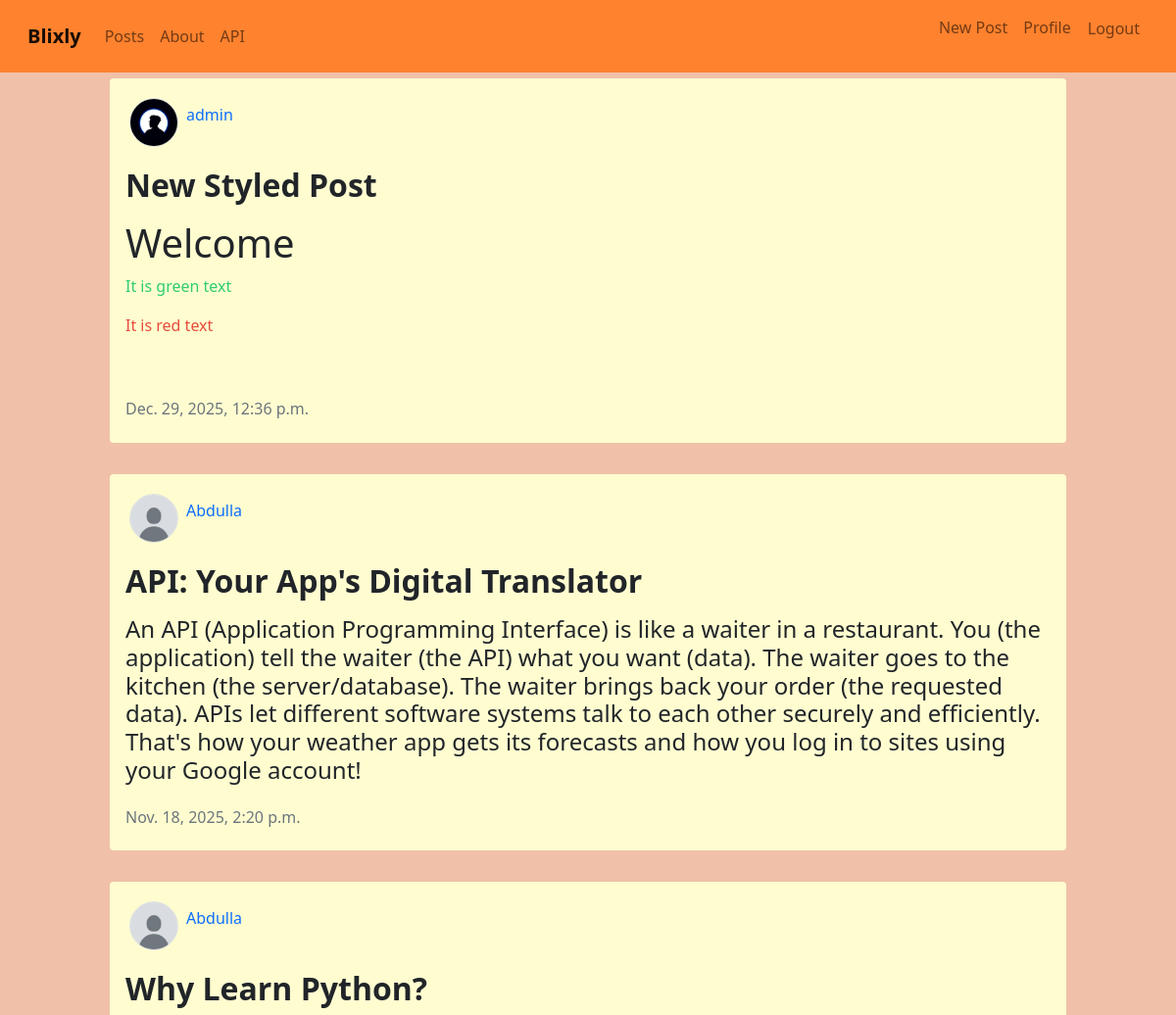
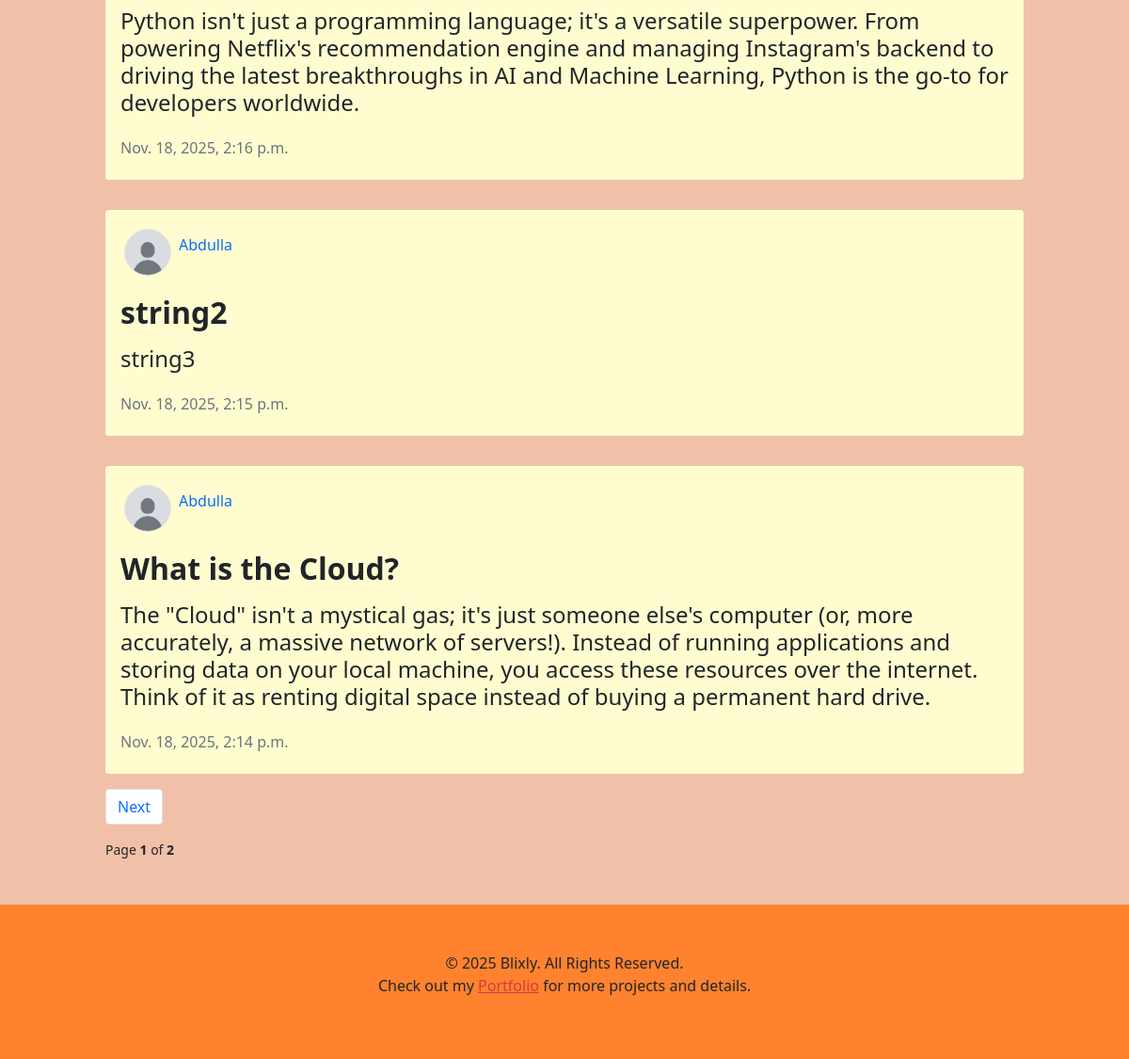
The app's page /posts/ (signed in) with its own data (2 pictures, top to bottom).
### blog/models.py (models this page shows, shortened)
class Post(models.Model):
	title = models.CharField(max_length=100)
	content = RichTextField()
	author = models.ForeignKey(User, on_delete=models.CASCADE, null=True)
	date_posted = models.DateTimeField(auto_now_add=True)
	likes = models.ManyToManyField(User, related_name='likes', blank=True)

### users/models.py (models this page shows, shortened)
class Profile(models.Model):
	user = models.OneToOneField(User, on_delete=models.CASCADE)
	image = models.ImageField(default='default.jpg', upload_to='profie_pics')

### blog/views.py (the view)
# urls.py: path("posts/", views.PostsListView.as_view(), name='posts'),
class PostsListView(ListView):
	model = Post
	template_name ='blog/posts.html'
	context_object_name = 'posts'
	ordering = ['-date_posted']
	paginate_by = 5

### blog/templates/blog/posts.html (shortened to what this page needs)
{% extends 'blog/base.html' %}
{% load static %}
{% block content %}
	<div class="container-fluid my-5 pt-3">
		{% for post in page_obj %}
			<div class="row">
				<div class="col"></div>
				<div class="col-10">
					<div class="my-3 p-3 rounded" style="background-color: #fffdd0; word-wrap: break-word; overflow-wrap: break-word;">
						<div class="d-flex flex-row mb-3">
							<div class="p-1">
								<img src="{{ post.author.profile.image.url }}" alt="image" class="border rounded-circle" style="width: 50px; height: 50px;">
							</div>
							<div class="p-1 mt-2">
								<a href="{% url 'author-posts' post.author.username %}" class="h6 text-decoration-none">{{ post.author }}</a>
							</div>
						</div>
						<a href="{% url 'post-detail' post.pk %}" class="text-decoration-none link-dark">
							<h2 class="fw-bold mb-3">{{ post.title }}</h2>
						</a>
						<h4>{{ post.content|safe }}</h4>
						<div class="mt-4 text-muted h6">{{ post.date_posted }}</div>
					</div>
				</div>
				<div class="col"></div>
			</div>
		{% endfor %}
			<div class="row">
				<div class="col"></div>
				<div class="col-10">
					<ul class="pagination">
						{% if page_obj.has_next %}
						<li class="page-item">
							<a href="?page={{ page_obj.next_page_number }}" class="page-link">Next</a>
						</li>
						{% endif %}
					</ul>
					<small>Page <b>{{ page_obj.number }}</b> of <b>{{ page_obj.paginator.num_pages }}</b></small>
				</div>
				<div class="col"></div>
			</div>
	</div>
{% endblock content %}

### records on screen
Post: author.profile.image (picture), author "admin", title "New Styled Post", content "Welcome It is green text It is red text", date_posted "Dec. 29, 2025, 12:36 p.m."
Post: author.profile.image (placeholder picture), author "Abdulla", title "API: Your App's Digital Translator", content "An API (Application Programming Interface) is like a waiter in a restaurant. You (the application) tell the waiter (the API) what you want (data). The waiter goes to the kitchen (the server/database). The waiter brings back your order (the requested data). APIs let different software systems talk to each other securely and efficiently. That's how your weather app gets its forecasts and how you log in to sites using your Google account!", date_posted "Nov. 18, 2025, 2:20 p.m."
Post: author.profile.image (placeholder picture), author "Abdulla", title "Why Learn Python?", content "Python isn't just a programming language; it's a versatile superpower. From powering Netflix's recommendation engine and managing Instagram's backend to driving the latest breakthroughs in AI and Machine Learning, Python is the go-to for developers worldwide.", date_posted "Nov. 18, 2025, 2:16 p.m."
Post: author.profile.image (placeholder picture), author "Abdulla", title "string2", content "string3", date_posted "Nov. 18, 2025, 2:15 p.m."
Post: author.profile.image (placeholder picture), author "Abdulla", title "What is the Cloud?", content "The \"Cloud\" isn't a mystical gas; it's just someone else's computer (or, more accurately, a massive network of servers!). Instead of running applications and storing data on your local machine, you access these resources over the internet. Think of it as renting digital space instead of buying a permanent hard drive.", date_posted "Nov. 18, 2025, 2:14 p.m."

### other values on screen
{{ page_obj.number }} "1"
{{ page_obj.paginator.num_pages }} "2"
